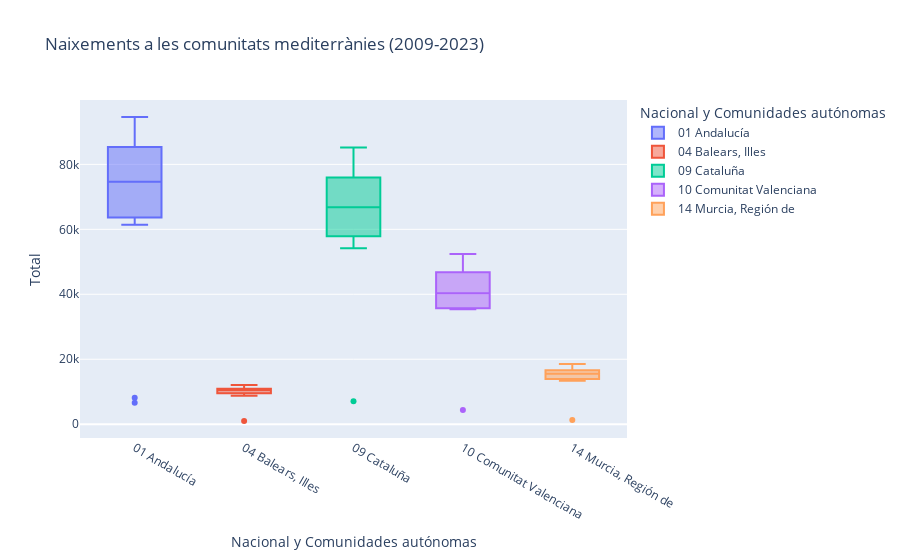

Notebook source saved alongside this figure:
### Code cell
mediterraneo = data[(data['Edad de la madre'].notna()) 
                    & (data['Periodo'].between(2009,2023)) 
                    & (data['Edad de la madre'] == 'Todas las edades') 
                    & (data['Orden del nacido vivo']== 'Todos')].copy()
mediterraneo = mediterraneo[mediterraneo['Nacional y Comunidades autónomas'].isin(comunidades_mediterraneas)]
mediterraneo = mediterraneo.groupby(['Periodo','Nacional y Comunidades autónomas'])['Total'].sum().reset_index()
px.box(mediterraneo, x="Nacional y Comunidades autónomas", y ="Total", color="Nacional y Comunidades autónomas",title='Naixements a les comunitats mediterrànies (2009-2023)')

### Figure 1 — Plotly figure (JSON) as saved in the notebook; plotly's stock layout.template omitted (floating-point values rounded to 4 significant figures)
{"data": [{"alignmentgroup": "True", "hovertemplate": "Nacional y Comunidades autónomas=%{x}<br>Total=%{y}<extra></extra>", "legendgroup": "01 Andalucía", "marker": {"color": "#636efa"}, "name": "01 Andalucía", "notched": false, "offsetgroup": "01 Andalucía", "orientation": "v", "showlegend": true, "type": "box", "x": ["01 Andalucía", "01 Andalucía", "01 Andalucía", "01 Andalucía", "01 Andalucía", "01 Andalucía", "01 Andalucía", "01 Andalucía", "01 Andalucía", "01 Andalucía", "01 Andalucía", "01 Andalucía", "01 Andalucía", "01 Andalucía", "01 Andalucía"], "x0": " ", "xaxis": "x", "y": [94616, 92201, 89552, 86375, 8147, 82195, 80633, 79263, 74684, 71029, 69397, 65522, 6565, 62967, 61397], "y0": " ", "yaxis": "y"}, {"alignmentgroup": "True", "hovertemplate": "Nacional y Comunidades autónomas=%{x}<br>Total=%{y}<extra></extra>", "legendgroup": "04 Balears, Illes", "marker": {"color": "#EF553B"}, "name": "04 Balears, Illes", "notched": false, "offsetgroup": "04 Balears, Illes", "orientation": "v", "showlegend": true, "type": "box", "x": ["04 Balears, Illes", "04 Balears, Illes", "04 Balears, Illes", "04 Balears, Illes", "04 Balears, Illes", "04 Balears, Illes", "04 Balears, Illes", "04 Balears, Illes", "04 Balears, Illes", "04 Balears, Illes", "04 Balears, Illes", "04 Balears, Illes", "04 Balears, Illes", "04 Balears, Illes", "04 Balears, Illes"], "x0": " ", "xaxis": "x", "y": [12044, 11967, 11265, 11002, 10532, 10673, 10597, 10616, 10288, 10285, 9681, 9455, 952, 9079, 8738], "y0": " ", "yaxis": "y"}, {"alignmentgroup": "True", "hovertemplate": "Nacional y Comunidades autónomas=%{x}<br>Total=%{y}<extra></extra>", "legendgroup": "09 Cataluña", "marker": {"color": "#00cc96"}, "name": "09 Cataluña", "notched": false, "offsetgroup": "09 Cataluña", "orientation": "v", "showlegend": true, "type": "box", "x": ["09 Cataluña", "09 Cataluña", "09 Cataluña", "09 Cataluña", "09 Cataluña", "09 Cataluña", "09 Cataluña", "09 Cataluña", "09 Cataluña", "09 Cataluña", "09 Cataluña", "09 Cataluña", "09 Cataluña", "09 Cataluña", "09 Cataluña"], "x0": " ", "xaxis": "x", "y": [85204, 84368, 81247, 77438, 71591, 71589, 7045, 68908, 66803, 63566, 61548, 58464, 57634, 56344, 54174], "y0": " ", "yaxis": "y"}, {"alignmentgroup": "True", "hovertemplate": "Nacional y Comunidades autónomas=%{x}<br>Total=%{y}<extra></extra>", "legendgroup": "10 Comunitat Valenciana", "marker": {"color": "#ab63fa"}, "name": "10 Comunitat Valenciana", "notched": false, "offsetgroup": "10 Comunitat Valenciana", "orientation": "v", "showlegend": true, "type": "box", "x": ["10 Comunitat Valenciana", "10 Comunitat Valenciana", "10 Comunitat Valenciana", "10 Comunitat Valenciana", "10 Comunitat Valenciana", "10 Comunitat Valenciana", "10 Comunitat Valenciana", "10 Comunitat Valenciana", "10 Comunitat Valenciana", "10 Comunitat Valenciana", "10 Comunitat Valenciana", "10 Comunitat Valenciana", "10 Comunitat Valenciana", "10 Comunitat Valenciana", "10 Comunitat Valenciana"], "x0": " ", "xaxis": "x", "y": [52389, 51684, 49446, 47574, 44185, 44343, 4345, 41997, 40318, 38018, 37324, 35761, 35677, 35604, 35378], "y0": " ", "yaxis": "y"}, {"alignmentgroup": "True", "hovertemplate": "Nacional y Comunidades autónomas=%{x}<br>Total=%{y}<extra></extra>", "legendgroup": "14 Murcia, Región de", "marker": {"color": "#FFA15A"}, "name": "14 Murcia, Región de", "notched": false, "offsetgroup": "14 Murcia, Región de", "orientation": "v", "showlegend": true, "type": "box", "x": ["14 Murcia, Región de", "14 Murcia, Región de", "14 Murcia, Región de", "14 Murcia, Región de", "14 Murcia, Región de", "14 Murcia, Región de", "14 Murcia, Región de", "14 Murcia, Región de", "14 Murcia, Región de", "14 Murcia, Región de", "14 Murcia, Región de", "14 Murcia, Región de", "14 Murcia, Región de", "14 Murcia, Región de", "14 Murcia, Región de"], "x0": " ", "xaxis": "x", "y": [18571, 18039, 17408, 16682, 16105, 16308, 15976, 15528, 15088, 14675, 14264, 13706, 13815, 13387, 1286], "y0": " ", "yaxis": "y"}], "layout": {"boxmode": "overlay", "legend": {"title": {"text": "Nacional y Comunidades autónomas"}, "tracegroupgap": 0}, "title": {"text": "Naixements a les comunitats mediterrànies (2009-2023)"}, "xaxis": {"anchor": "y", "categoryarray": ["01 Andalucía", "04 Balears, Illes", "09 Cataluña", "10 Comunitat Valenciana", "14 Murcia, Región de"], "categoryorder": "array", "domain": [0, 1], "title": {"text": "Nacional y Comunidades autónomas"}}, "yaxis": {"anchor": "x", "domain": [0, 1], "title": {"text": "Total"}}}}
